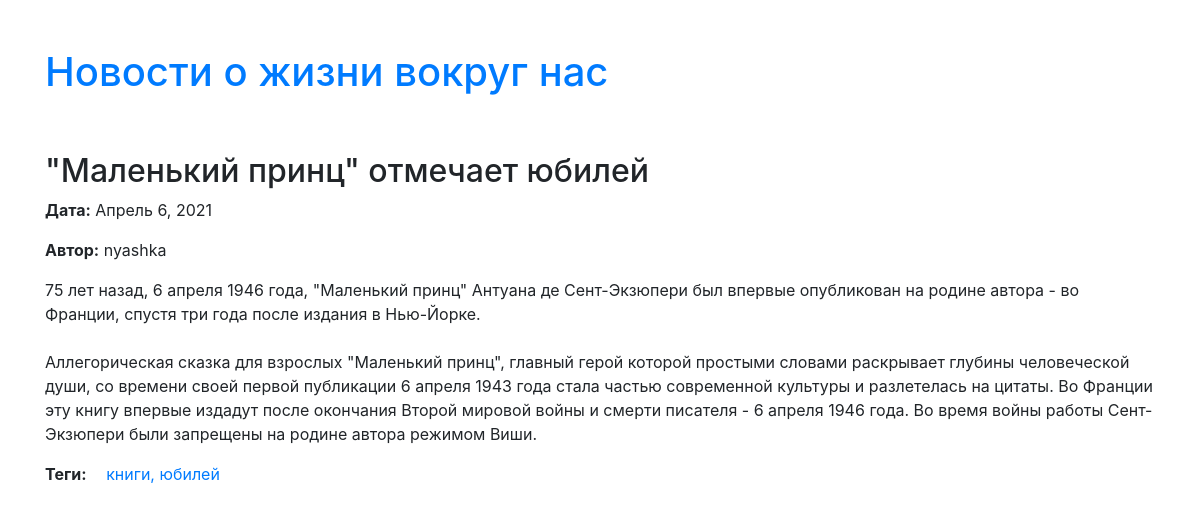
The app's page /post/2/ with its own data.
### news/models.py (models this page shows, shortened)
class Post(models.Model):
    author = models.ForeignKey(settings.AUTH_USER_MODEL, on_delete=models.CASCADE)
    title = models.CharField(max_length=200)
    text = models.TextField()
    created_date = models.DateField(default=datetime.date.today)
    tags = models.CharField(max_length=400)
    def tags_as_list(self):
        return [i.strip() for i in self.tags.split(',')]

### news/views.py (the view)
# urls.py: path('post/<int:pk>/', views.post_detail, name='post_detail'),
def post_detail(request, pk):
    post = get_object_or_404(Post, pk=pk)
    return render(request, 'news/post_detail.html', {'post': post})

### news/templates/news/post_detail.html
{% extends 'news/base.html' %}
{% block content %}
    <div class='col'>
        <h2>{{ post.title }}</h2>
        <p><b>Дата:</b> {{ post.created_date }}</p>
        <p><b>Автор:</b> {{ post.author }}</p>
        <p>{{ post.text|linebreaksbr }}</p>
        <div><b>Теги:</b>
            <ul class='tags'>
            {% for tag in post.tags_as_list %}
                <li>
                    <a href="#">
                    {{ tag }}{% if not forloop.last %},{% endif %}
                    </a>
                </li>
            {% endfor %}
            </ul>
        </div>
    </div>
{% endblock %}

### news/static/css/base.css (style rules this page uses)
.tags, .tags li { display: inline-block; }
.tags { padding-inline-start: 15px; }

### records on screen
Post: title "\"Маленький принц\" отмечает юбилей", created_date "Апрель 6, 2021", author "nyashka", text "75 лет назад, 6 апреля 1946 года, \"Маленький принц\" Антуана де Сент-Экзюпери был впервые опубликован на родине автора - во Франции, спустя три года после издания в Нью-Йорке. Аллегорическая сказка для взрослых \"Маленький принц\", главный герой которой простыми словами раскрывает глубины человеческой души, со времени своей первой публикации 6 апреля 1943 года стала частью современной культуры и разлетелась на цитаты. Во Франции эту книгу впервые издадут после окончания Второй мировой войны и смерти писателя - 6 апреля 1946 года. Во время войны работы Сент-Экзюпери были запрещены на родине автора режимом Виши."

### other values on screen
{{ tag }} "книги" "юбилей"
